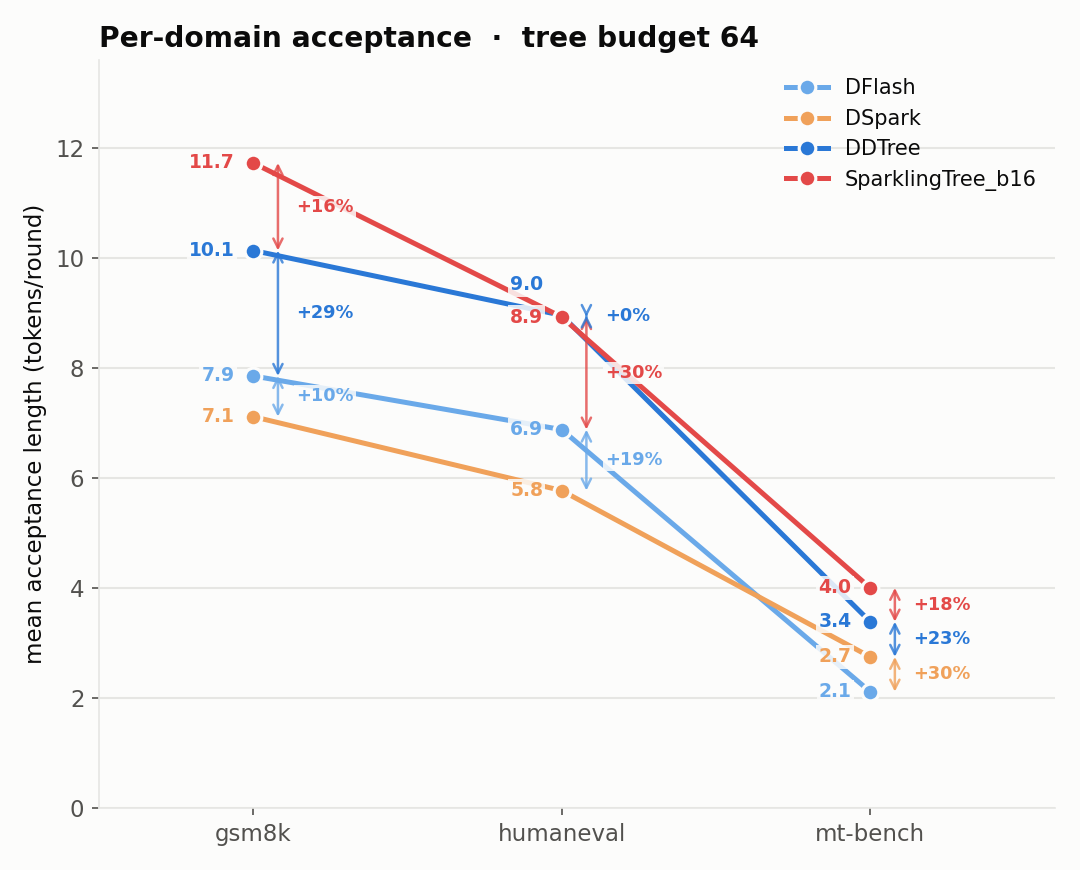

The script that saved this image:
"""Per-domain acceptance: the four canonical arms as lines across datasets, tree budget 64.

Sourced from experiment 3's summary (the only run carrying all four canonical arms
together), so names, colors, and numbers match the other figures. Canonical arm ids,
display names, and the arm config that defines each (exp3 config.methods):

  DFlash             = dflash.chain            (dflash_b16, corrector None, verify chain)
  DSpark             = dspark_b7.chain         (dspark_b7,  corrector None, verify chain)
                        -- chain applies the DSpark markov head intrinsically => markov ON
  DDTree             = ddtree                  (dflash_b16, corrector None, verify "ddtree")
  SparklingTree_b16  = dspark_b16.markov.tree  (dspark_b16 + its markov head + tree)

Colors follow exp3's ARM_COLOR: DFlash family = blues (chain light, tree saturated),
DSpark family = warm (chain light orange, tree red). x-axis = domain, y = mean
acceptance length (tokens/round). Vertical gap labels give the % lift from each line
to the next one above it, per domain (line order can cross between domains).

Usage:
    python per_domain_acceptance.py [path/to/exp3_summary.json]
    # default source: ../../experiment3-timings/results/summary.json
"""

import json
import sys
from pathlib import Path

import matplotlib
matplotlib.use("Agg")
import matplotlib.pyplot as plt

# Display name -> arm id -> color, in canonical ARM_ORDER (exp3 make_charts.py).
LINES = [
    ("DFlash", "dflash.chain", "#6aa9e9"),                     # light blue (DFlash chain)
    ("DSpark", "dspark_b7.chain", "#f0a15a"),                  # light orange (DSpark chain, markov ON)
    ("DDTree", "ddtree", "#2a78d6"),                           # blue (DFlash-family tree)
    ("SparklingTree_b16", "dspark_b16.markov.tree", "#e34948"),  # red (DSpark tree, block 16)
]

SURFACE = "#fcfcfb"
INK = "#0b0b0b"
INK2 = "#52514e"
GRID = "#e6e6e3"

plt.rcParams.update({
    "figure.facecolor": SURFACE, "axes.facecolor": SURFACE, "savefig.facecolor": SURFACE,
    "text.color": INK, "axes.labelcolor": INK, "axes.edgecolor": GRID,
    "xtick.color": INK2, "ytick.color": INK2, "font.size": 11,
    "axes.spines.top": False, "axes.spines.right": False,
})

DEFAULT_SRC = Path(__file__).parents[2] / "experiment3-timings" / "results" / "summary.json"
BUDGET = "64"


def chart(res, out):
    """res: {dataset: {arm: {mean_accept, ...}}} for one budget."""
    datasets = list(res)

    ymax = 0.0
    for d in datasets:
        for _, m, _c in LINES:
            e = res.get(d, {}).get(m)
            if e:
                ymax = max(ymax, e["mean_accept"])
    ymax = ymax or 1.0

    fig, ax = plt.subplots(figsize=(7.2, 5.8))
    xs = list(range(len(datasets)))

    col = {j: [] for j in range(len(datasets))}   # j -> [(value, color, name)]
    for name, m, color in LINES:
        pts = []
        for j, d in enumerate(datasets):
            e = res.get(d, {}).get(m)
            if e is None:
                continue
            pts.append((j, e["mean_accept"]))
            col[j].append((e["mean_accept"], color, name))
        ax.plot([p[0] for p in pts], [p[1] for p in pts], color=color, linewidth=2.4,
                marker="o", markersize=8, markeredgecolor=SURFACE, markeredgewidth=1.5,
                zorder=3, label=name)

    # A white halo behind every label so it stays legible where lines cross beneath it.
    halo = dict(boxstyle="square,pad=0.12", fc=SURFACE, ec="none", alpha=0.85)

    # Value labels, to the LEFT of each marker, decluttered bottom-to-top so numbers
    # never overlap however close their markers are (gap labels go to the right).
    min_sep = ymax * 0.05
    for j, items in col.items():
        last = None
        for y, color, _n in sorted(items):
            ty = y if last is None else max(y, last + min_sep)
            last = ty
            ax.text(j - 0.06, ty, f"{y:.1f}", ha="right", va="center",
                    fontsize=9, color=color, fontweight="bold", bbox=halo, zorder=5)

    # Vertical gap labels: % lift from each line to the next one above it, per domain.
    # Arrow sits just right of the markers; the % labels are themselves decluttered
    # bottom-to-top so two small gaps can't overprint into an unreadable blob.
    for j, items in col.items():
        s = sorted(items)
        xg = j + 0.08
        gaps = []
        for lower, upper in zip(s, s[1:]):
            ylo = lower[0]
            yhi, chi = upper[0], upper[1]
            pct = (yhi - ylo) / ylo * 100 if ylo else float("nan")
            ax.annotate("", xy=(xg, yhi), xytext=(xg, ylo),
                        arrowprops=dict(arrowstyle="<->", color=chi, linewidth=1.2,
                                        alpha=0.8, shrinkA=0, shrinkB=0), zorder=4)
            gaps.append(((ylo + yhi) / 2, f"+{pct:.0f}%", chi))
        last = None
        for ymid, txt, chi in gaps:
            ty = ymid if last is None else max(ymid, last + min_sep)
            last = ty
            ax.text(xg + 0.06, ty, txt, ha="left", va="center", fontsize=8.5,
                    color=chi, fontweight="bold", bbox=halo, zorder=5)

    ax.grid(axis="y", color=GRID, linewidth=1, zorder=0)
    ax.set_axisbelow(True)
    ax.set_xticks(xs)
    ax.set_xticklabels(datasets, fontsize=11)
    ax.set_xlim(-0.5, len(datasets) - 0.4)
    ax.set_ylim(0, ymax * 1.16)
    ax.set_ylabel("mean acceptance length (tokens/round)")
    ax.legend(frameon=False, fontsize=10, loc="upper right")
    ax.set_title("Per-domain acceptance  ·  tree budget 64",
                 fontsize=13.5, fontweight="bold", loc="left")
    fig.tight_layout()
    fig.savefig(out, dpi=150)
    plt.close(fig)
    print(f"wrote {out}")


def main():
    path = Path(sys.argv[1]) if len(sys.argv) > 1 else DEFAULT_SRC
    summary = json.loads(Path(path).read_text())
    res = summary["results"]
    # exp3 nests: results.clean.<budget>.<dataset>.<arm>
    if "clean" in res:
        res = res["clean"]
    if BUDGET in res:
        res = res[BUDGET]
    chart(res, Path(__file__).parent / "per_domain_acceptance.png")


if __name__ == "__main__":
    main()
